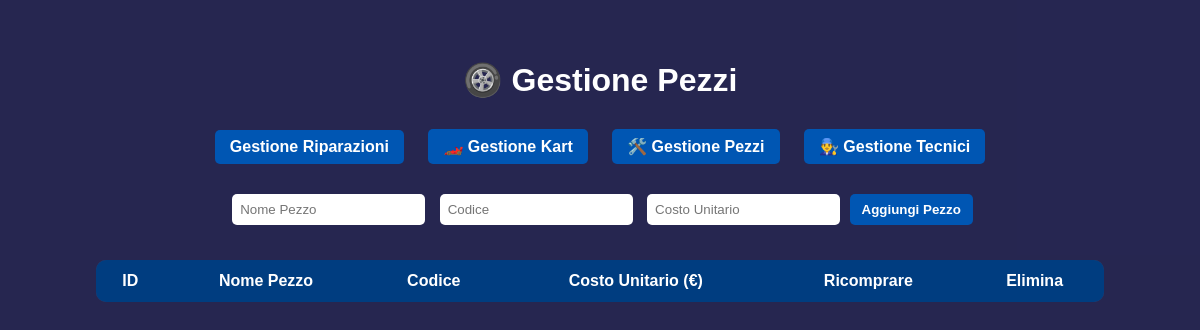
The page /parts on the database as committed earlier.
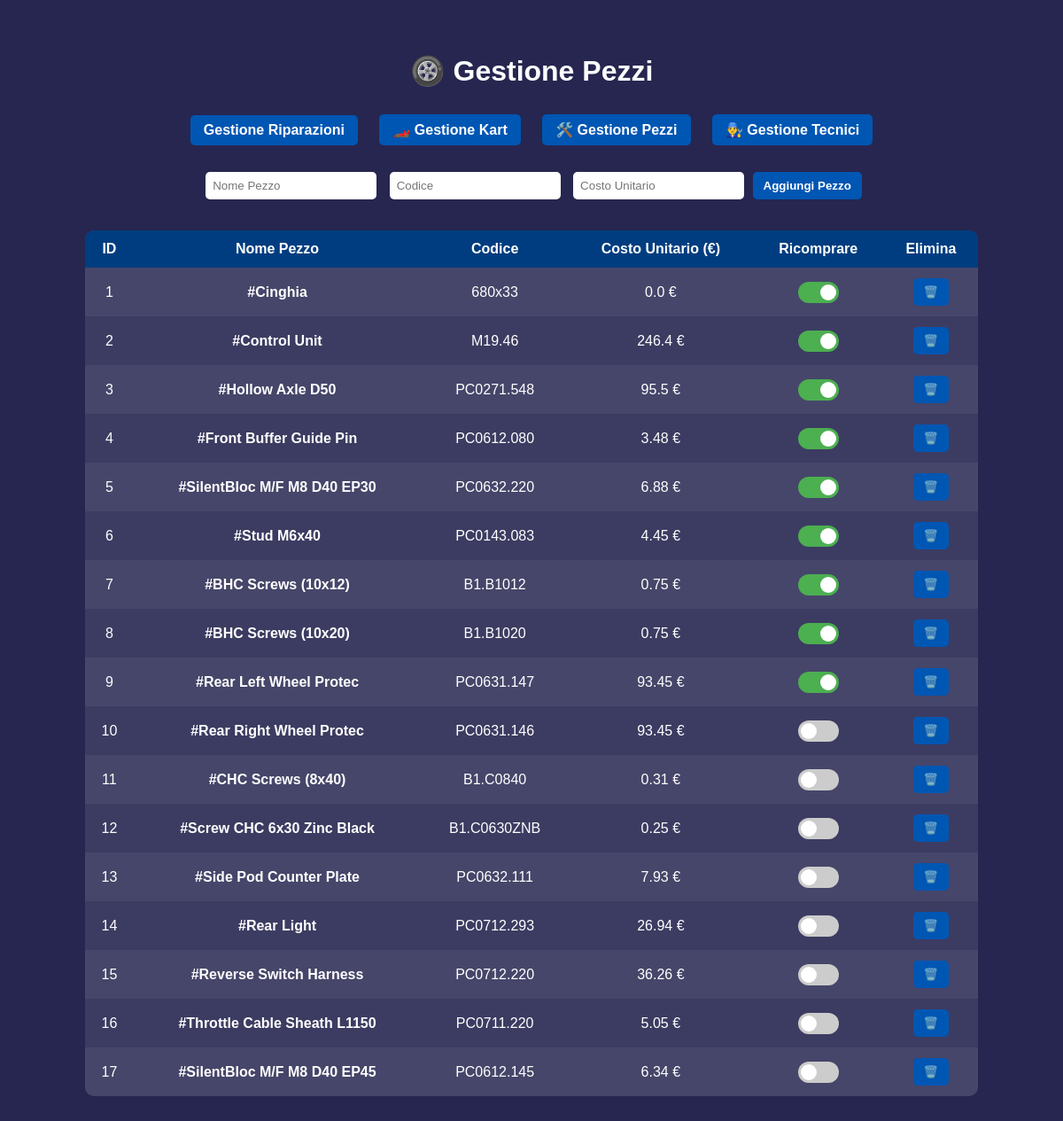
The same page on the database as committed later.
### tables this page shows
CREATE TABLE pezzi (
            pezzo_id INTEGER PRIMARY KEY AUTOINCREMENT,
            nome_pezzo TEXT,
            codice TEXT,
            costo_unitario REAL,
            ricomprare BOOLEAN DEFAULT 0
        );

### main.py (the view)
@app.route("/parts")
def parts():
    conn = db.get_connection()
    c = conn.cursor()
    c.execute("""
        SELECT pezzo_id, nome_pezzo, codice, costo_unitario, ricomprare
        FROM pezzi
        ORDER BY pezzo_id ASC
    """)
    parts = c.fetchall()
    conn.close()
    return render_template("parts.html", parts=parts)

### Mechanic.py (called while the page is built)
    def get_connection(self):
        return sqlite3.connect(self.database_name)

### templates/parts.html (shortened to what this page needs)
<!DOCTYPE html>
<html>
<head>
    <link rel="stylesheet" href="{{ url_for('static', filename='style.css') }}">
</head>
<body>
<div class="overlay">
    <h1>🛞 Gestione Pezzi</h1>
    <div class="top-nav">
        <a href="/" class="nav-btn">Gestione Riparazioni</a>
        <a href="/karts" class="nav-btn">🏎️ Gestione Kart</a>
        <a href="/parts" class="nav-btn">🛠️ Gestione Pezzi</a>
        <a href="/technicians" class="nav-btn">👨‍🔧 Gestione Tecnici</a>
    </div>
    <form action="/add_part" method="post">
        <input type="text" name="nome_pezzo" placeholder="Nome Pezzo" required>
        <input type="text" name="codice" placeholder="Codice" required>
        <input type="number" step="0.01" name="costo_unitario" placeholder="Costo Unitario" required>
        <button type="submit">Aggiungi Pezzo</button>
    </form>
    <table>
        <tr>
            <th>ID</th>
            <th>Nome Pezzo</th>
            <th>Codice</th>
            <th>Costo Unitario (€)</th>
            <th>Ricomprare</th>
            <th>Elimina</th>
        </tr>
        {% for p in parts %}
        <tr>
            <td>{{ p[0] }}</td>
            <td><b>#{{ p[1] }}</b></td>
            <td>{{ p[2] }}</td>
            <td>{{ p[3] }} €</td>
            <td class="reorder-cell" style="text-align: center;">
                <form action="/toggle_reorder/{{ p[0] }}" method="post" style="display: inline;">
                    <label class="switch">
                        <span class="slider"></span>
                    </label>
                </form>
            </td>
            <td>
                <button onclick="if(confirm('Sei sicuro di voler eliminare questo pezzo?')) { location.href='/remove_part/{{ p[0] }}'; }">
                    🗑️
                </button>
            </td>
        </tr>
        {% endfor %}
    </table>
</div>
</body>
</html>

### static/style.css (style rules this page uses)
body { font-family: Arial, sans-serif; margin: 0; padding: 0; background-size: cover; color: white; }
.overlay { background-color: rgba(0, 0, 50, 0.85); min-height: 100vh; padding: 40px; }
h1 { text-align: center; margin-bottom: 30px; }
.top-nav { text-align: center; margin-bottom: 25px; }
.nav-btn { display: inline-block; margin: 0 10px; padding: 8px 15px; border-radius: 5px; background-color: #0056b3; color: white; text-decoration: none; font-weight: bold; }
form { text-align: center; margin-bottom: 30px; }
input, select { padding: 8px; margin: 5px; border-radius: 5px; border: none; }
button { padding: 8px 12px; border-radius: 5px; border: none; background-color: #0056b3; color: white; cursor: pointer; font-weight: bold; }
table { width: 90%; margin: auto; border-collapse: collapse; background: rgba(255, 255, 255, 0.1); border-radius: 10px; overflow: hidden; }
th, td { padding: 12px; text-align: center; }
th { background-color: #003d80; }
tr:nth-child(even) { background-color: rgba(255, 255, 255, 0.05); }
.switch { position: relative; display: inline-block; width: 46px; height: 24px; }
.slider { position: absolute; cursor: pointer; inset: 0; background-color: #ccc; border-radius: 34px; transition: 0.3s; }
.slider:before { content: ""; position: absolute; height: 18px; width: 18px; left: 3px; bottom: 3px; background-color: white; border-radius: 50%; transition: 0.3s; }
.switch input:checked + .slider { background-color: #4CAF50; }
.switch input:checked + .slider:before { transform: translateX(22px); }

Rows that differ between the two databases and show on the page:
added pezzi: pezzo_id "1", nome_pezzo "Cinghia", codice "680x33", costo_unitario "0.0"
added pezzi: pezzo_id "2", nome_pezzo "Control Unit", codice "M19.46", costo_unitario "246.4"
added pezzi: pezzo_id "3", nome_pezzo "Hollow Axle D50", codice "PC0271.548", costo_unitario "95.5"
added pezzi: pezzo_id "4", nome_pezzo "Front Buffer Guide Pin", codice "PC0612.080", costo_unitario "3.48"
added pezzi: pezzo_id "5", nome_pezzo "SilentBloc M/F M8 D40 EP30", codice "PC0632.220", costo_unitario "6.88"
added pezzi: pezzo_id "6", nome_pezzo "Stud M6x40", codice "PC0143.083", costo_unitario "4.45"
added pezzi: pezzo_id "7", nome_pezzo "BHC Screws (10x12)", codice "B1.B1012", costo_unitario "0.75"
added pezzi: pezzo_id "8", nome_pezzo "BHC Screws (10x20)", codice "B1.B1020", costo_unitario "0.75"
added pezzi: pezzo_id "9", nome_pezzo "Rear Left Wheel Protec", codice "PC0631.147", costo_unitario "93.45"
added pezzi: pezzo_id "10", nome_pezzo "Rear Right Wheel Protec", codice "PC0631.146", costo_unitario "93.45"
added pezzi: pezzo_id "11", nome_pezzo "CHC Screws (8x40)", codice "B1.C0840", costo_unitario "0.31"
added pezzi: pezzo_id "12", nome_pezzo "Screw CHC 6x30 Zinc Black", codice "B1.C0630ZNB", costo_unitario "0.25"
added pezzi: pezzo_id "13", nome_pezzo "Side Pod Counter Plate", codice "PC0632.111", costo_unitario "7.93"
added pezzi: pezzo_id "14", nome_pezzo "Rear Light", codice "PC0712.293", costo_unitario "26.94"
added pezzi: pezzo_id "15", nome_pezzo "Reverse Switch Harness", codice "PC0712.220", costo_unitario "36.26"
added pezzi: pezzo_id "16", nome_pezzo "Throttle Cable Sheath L1150", codice "PC0711.220", costo_unitario "5.05"
added pezzi: pezzo_id "17", nome_pezzo "SilentBloc M/F M8 D40 EP45", codice "PC0612.145", costo_unitario "6.34"
